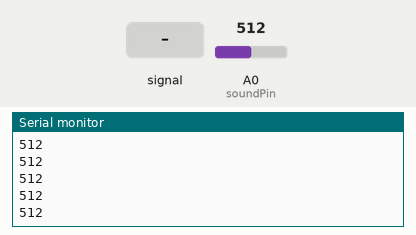
A sketch run on a simulated Arduino Uno, built with avr-gcc and run on an emulated ATmega328P. Parts: the last lines printed to the serial monitor. The inputs (shaded band) are chosen by the test bench; at power-on: A0 (soundPin) = 512.

Above: at 1.2 s.
1.3 s: A0 (soundPin) fed a 200 Hz sine of ±81 counts around its level
At 1.45 s:
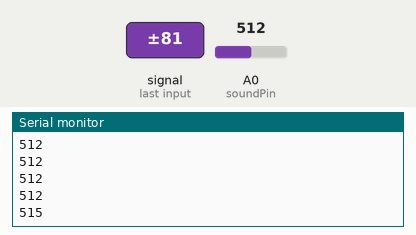
2.8 s: A0 (soundPin) set to 716
At 2.89 s:
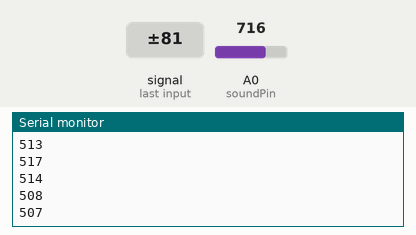
4.3 s: A0 (soundPin) fed a 1000 Hz sine of ±255 counts around its level
At 4.34 s:
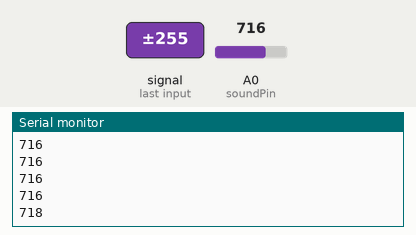
5.8 s: A0 (soundPin) set to 900
At 5.89 s:
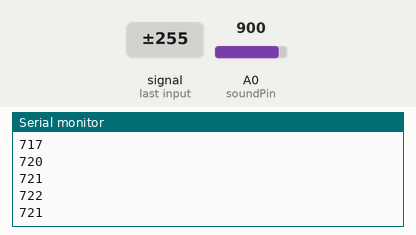
Timing chart, 0 to 8.3 s (numbered marks = the images above; inputs shaded):
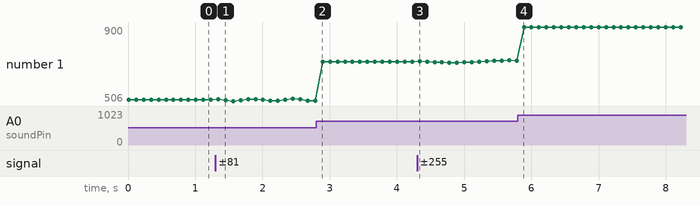

Measured:
- after the input at 1.3 s, the serial monitor: prints a new line at once (image 1)
- after the input at 4.3 s, the serial monitor: prints a new line at once (image 3)
- plotted number 1: 512 → 507 after the input at 1.3 s, 507 → 716 after the input at 2.8 s, 716 → 721 after the input at 4.3 s, 721 → 900 after the input at 5.8 s

The sketch:

Breath_Microphone_test.ino
```cpp
int soundPin = A0;
void setup() {

  Serial.begin(9600); //sets serial port for communication


}

void loop() {

  long sum = 0;
  for (int i = 0; i < 100; i++)
  {
    sum += analogRead(soundPin);
  }

  sum = sum / 100;

  Serial.println(sum);

  delay(100);
}
```
